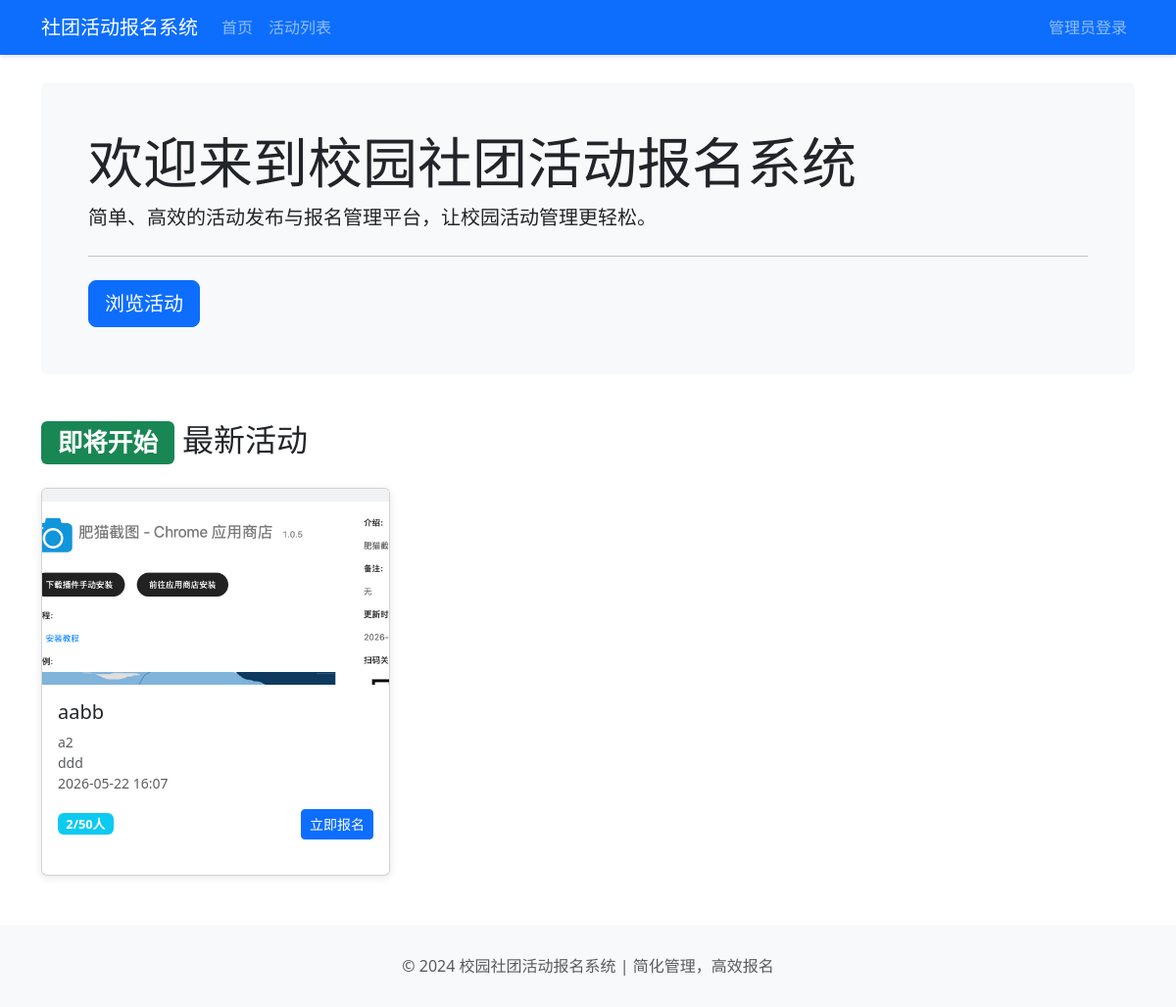
The page / on the database its author committed.
### activities/models.py (models this page shows, shortened)
class Activity(models.Model):
    STATUS_CHOICES = [
        ('upcoming', '即将开始'),
        ('ongoing', '进行中'),
        ('ended', '已结束'),
        ('cancelled', '已取消'),
    ]
    title = models.CharField('活动标题', max_length=200)
    description = models.TextField('活动描述')
    organizer = models.CharField('主办方', max_length=100)
    location = models.CharField('活动地点', max_length=200)
    start_time = models.DateTimeField('开始时间')
    end_time = models.DateTimeField('结束时间')
    max_participants = models.IntegerField('最大人数', default=50)
    current_participants = models.IntegerField('当前报名人数', default=0)
    status = models.CharField('状态', max_length=20, choices=STATUS_CHOICES, default='upcoming')
    created_by = models.ForeignKey(User, on_delete=models.CASCADE, verbose_name='发布人')
    created_at = models.DateTimeField('创建时间', auto_now_add=True)
    updated_at = models.DateTimeField('更新时间', auto_now=True)
    image = models.ImageField('活动图片', upload_to='activity_images/', blank=True, null=True)
    class Meta:
        verbose_name = '活动'
        verbose_name_plural = '活动'
        ordering = ['-start_time']

### activities/views.py (the view)
# urls.py: path('', views.home, name='home'),
def home(request):
    now = timezone.now()
    upcoming_activities = Activity.objects.filter(status='upcoming')[:5]
    ongoing_activities = Activity.objects.filter(status='ongoing')[:5]
    context = {
        'upcoming_activities': upcoming_activities,
        'ongoing_activities': ongoing_activities,
    }
    return render(request, 'home.html', context)

### templates/home.html (shortened to what this page needs)
{% extends "base.html" %}
{% block content %}
<div class="jumbotron bg-light p-5 rounded mb-5">
    <h1 class="display-4">欢迎来到校园社团活动报名系统</h1>
    <p class="lead">简单、高效的活动发布与报名管理平台，让校园活动管理更轻松。</p>
    <hr class="my-4">
    <div class="d-flex gap-3">
        <a class="btn btn-primary btn-lg" href="{% url 'activity_list' %}" role="button">浏览活动</a>
    </div>
</div>
{% if upcoming_activities %}
<div class="row">
    <div class="col-12">
        <h2 class="mb-4">
            <span class="badge bg-success">即将开始</span> 最新活动
        </h2>
    </div>
    {% for activity in upcoming_activities %}
    <div class="col-md-4">
        <div class="card h-100">
            {% if activity.image %}
            <img src="{{ activity.image.url }}" class="card-img-top activity-image" alt="{{ activity.title }}">
            {% else %}
            <div class="card-img-top activity-image bg-secondary d-flex align-items-center justify-content-center text-white">
                <i class="bi bi-image" style="font-size: 3rem;"></i>
            </div>
            {% endif %}
            <div class="card-body">
                <h5 class="card-title">{{ activity.title }}</h5>
                <p class="card-text text-muted small">
                     {{ activity.organizer }}<br>
                     {{ activity.location }}<br>
                     {{ activity.start_time|date:"Y-m-d H:i" }}
                </p>
                <div class="d-flex justify-content-between align-items-center">
                    <span class="badge bg-info">{{ activity.current_participants }}/{{ activity.max_participants }}人</span>
                    <a href="{% url 'activity_detail' activity.pk %}" class="btn btn-sm btn-primary">立即报名</a>
                </div>
            </div>
        </div>
    </div>
    {% endfor %}
</div>
{% endif %}
{% endblock %}

### templates/base.html (style rules this page uses)
body { padding-top: 60px; }
.card { box-shadow: 0 2px 8px rgba(0,0,0,.1); margin-bottom: 20px; }
.badge { font-size: .8em; }
.activity-image { height: 200px; object-fit: cover; }

### rows shown on the page
Activity: image (picture), title "aabb", organizer "a2", location "ddd", start_time "2026-05-22 16:07", current_participants "2", max_participants "50"
